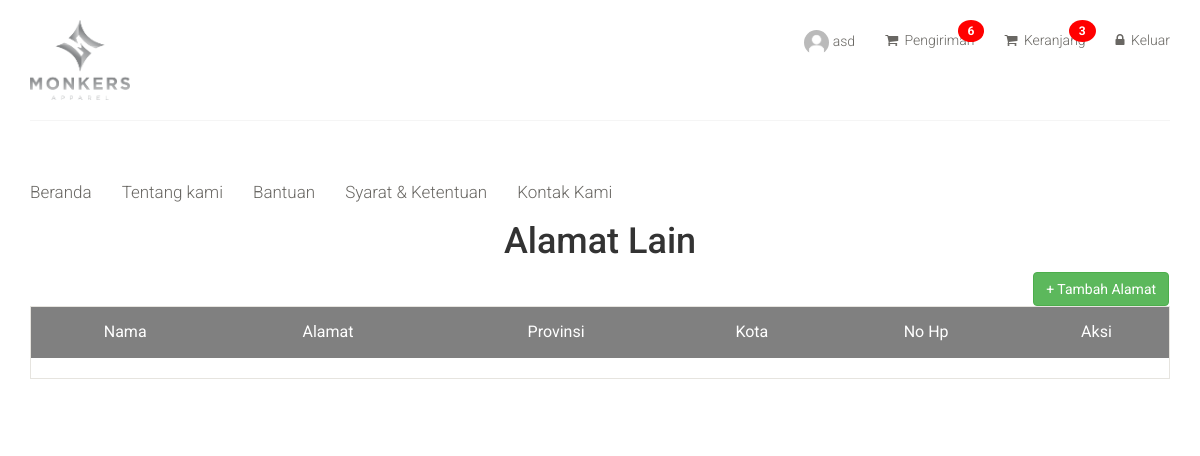
/monkers/alamat_lain.php (signed in), run on an earlier commit of the app's database.
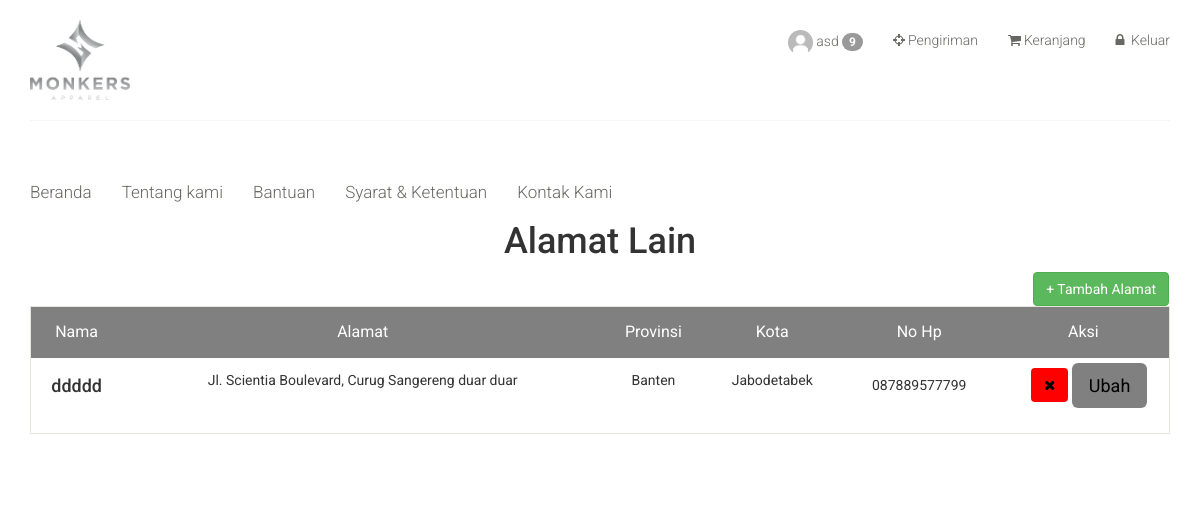
And on a later commit of the database.
### tables this page shows
CREATE TABLE `tbl_customer` (
  `cust_id` int(11) NOT NULL,
  `cust_name` varchar(30) NOT NULL,
  `cust_birth` date NOT NULL,
  `cust_address` varchar(255) NOT NULL,
  `cust_province` varchar(255) NOT NULL,
  `cust_city` varchar(255) NOT NULL,
  `cust_email` varchar(30) NOT NULL,
  `cust_pass` varchar(50) NOT NULL,
  `cust_phone` varchar(20) NOT NULL,
  `cust_total_order` int(11) NOT NULL,
  `cust_total_price` int(11) NOT NULL,
  `cust_img` varchar(255) NOT NULL,
  `create_date` date NOT NULL DEFAULT current_timestamp()
);

CREATE TABLE `tbl_address` (
  `address_id` int(11) NOT NULL,
  `cust_id` int(11) NOT NULL,
  `cust_name` varchar(255) NOT NULL,
  `cust_address` varchar(255) NOT NULL,
  `cust_province` varchar(255) NOT NULL,
  `cust_city` varchar(255) NOT NULL,
  `cust_email` varchar(255) NOT NULL,
  `cust_phone` varchar(255) NOT NULL,
  `create_date` date NOT NULL,
  `status` varchar(255) NOT NULL
);

### model/User.php (called while the page is built, shortened)
<?php
function getDataUser($cust_id)
{
   require('../connect/conn.php');
   $sql = "SELECT * from tbl_customer where cust_id = '" . $cust_id . "' ";
   $item = mysqli_query($conn, $sql);
   $data = mysqli_fetch_assoc($item);
   return $data;
}
function getDataAlamat($cust_id)
{
   require('../connect/conn.php');
   $sql = "SELECT * from tbl_address where cust_id = '" . $cust_id . "' AND status = 'ACTIVE' ";
   $item = mysqli_query($conn, $sql);
   return $item;
}
function getProsesCount($cust_id)
{
   require('../connect/conn.php');
   $sql = "SELECT count(proses_id) as juml from tbl_proses where cust_id = " . $cust_id . " AND status != 'Selesai' ";
   $item = mysqli_query($conn, $sql);
   $data = mysqli_fetch_assoc($item);
   return $data;
}
function getcartCount($cust_id)
{
   require('../connect/conn.php');
   $sql = "SELECT count(cart_id) as juml from tbl_cart where cust_id = " . $cust_id . " ";
   $item = mysqli_query($conn, $sql);
   $data = mysqli_fetch_assoc($item);
   return $data;
}
function getcheckCount($cust_id)
{
   require('../connect/conn.php');
   $sql = "SELECT count(check_id) as juml from tbl_checkout where cust_id = " . $cust_id . " ";
   $item = mysqli_query($conn, $sql);
   $data = mysqli_fetch_assoc($item);
   return $data;
}
function custLogin($id_user)
{
   require('../connect/conn.php');
   $sql = "SELECT * from tbl_customer where cust_id = '" . $id_user . "' ";
   $result = mysqli_query($conn, $sql);
   $data = mysqli_fetch_assoc($result);
   return $data;
}
?>

### monkers/alamat_lain.php (the view, shortened to what the changed rows need)
<?php
require('../model/User.php');
$dataprofile = getDataUser($_SESSION['cust_id']);
if (isset($_SESSION['cust_id'])) {
	$data_cart = getcartCount($_SESSION['cust_id']);
	$data_check = getcheckCount($_SESSION['cust_id']);
	$proses_count = getProsesCount($_SESSION['cust_id']);
} else {
	$data_cart['juml'] = 0;
	$data_check['juml'] = 0;
	$proses_count['juml'] = 0;
}
$data_alamat = getDataAlamat($_SESSION['cust_id']);
?>
<!DOCTYPE html>
<html lang="en">
<head>
	<link href="css/bootstrap.min.css" rel="stylesheet">
	<link href="css/font-awesome.min.css" rel="stylesheet">
	<link href="css/prettyPhoto.css" rel="stylesheet">
	<link href="css/price-range.css" rel="stylesheet">
	<link href="css/animate.css" rel="stylesheet">
	<link href="css/main.css" rel="stylesheet">
	<link href="css/responsive.css" rel="stylesheet">
</head>
<body>
	<header id="header">
		<div class="header-middle">
			<div class="container">
				<div class="row">
					<div class="col-sm-8">
						<div class="shop-menu pull-right">
							<ul class="nav navbar-nav">
								<?php
								if (!isset($_SESSION['cust_id'])) {
								?>
									<li><a href="../monkers/login.php"><i class="fa fa-user"></i> Akun</a></li>
								<?php
								} else {
									$data = custLogin($_SESSION['cust_id']);
								?>
									<?php if ($proses_count['juml'] != 0) { ?>
										<li><a href="../monkers/profile.php"><img src="images/Profile/<?php echo $dataprofile['cust_img'] ?>" style=" width:25px;height: 25px; border-radius: 50%;" />
												<span><?php echo $data['cust_name']; ?></span>
												<span class="badge"><?php echo $proses_count['juml']; ?></span>
											</a>
										</li>
									<?php } else { ?>
										<li><a href="../monkers/profile.php"><img src="images/Profile/<?php echo $dataprofile['cust_img'] ?>" style=" width:25px;height: 25px; border-radius: 50%;" /> <?php echo $data['cust_name']; ?></a></li>
									<?php } ?>
								<?php
								}
								?>
								<?php if ($data_check['juml'] != 0) { ?>
									<li><a href="checkout.php" class="notification"><i class="fa fa-shopping-cart"></i>
											<span>Pengiriman</span>
											<span class="badge"><?php echo $data_check['juml']; ?></span>
										</a>
									</li>
								<?php } else { ?>
									<li><a href="checkout.php" class="notification"><i class="fa fa-crosshairs"></i>Pengiriman</a></li>
								<?php } ?>
								<?php if ($data_cart['juml'] != 0) { ?>
									<li><a href="cart.php" class="notification"><i class="fa fa-shopping-cart"></i>
											<span>Keranjang</span>
											<span class="badge"><?php echo $data_cart['juml']; ?></span>
										</a>
									</li>
								<?php } else { ?>
									<li><a href="cart.php" class="notification"><i class="fa fa-shopping-cart"></i>Keranjang</a></li>
								<?php } ?>
							</ul>
						</div>
					</div>
				</div>
			</div>
		</div>
	</header>
	<section id="cart_items">
		<div class="container">
			<br>
			<div>
				<h1 style="text-align:center">Alamat Lain</h1>
			</div>
			<div class="table-responsive cart_info">
				<table class="table table-condensed">
					<thead>
						<tr style="background-color:grey;" class="cart_menu">
							<td style="text-align: center">Nama</td>
							<td style="text-align: center">Alamat</td>
							<td style="text-align: center">Provinsi</td>
							<td style="text-align: center">Kota</td>
							<td style="text-align: center">No Hp</td>
							<td style="text-align: center">Aksi</td>
						</tr>
					</thead>
					<tbody>
						<?php $i = 0;
						while ($alamat = mysqli_fetch_assoc($data_alamat)) {;
						?>
							<tr>
								<td style="text-align: center">
									<h4><?php echo $alamat['cust_name'] ?></h4>
								</td>
								<td style="text-align: center">
									<p><?php echo $alamat['cust_address'] ?></p>
								</td>
								<td style="text-align: center">
									<p><?php echo $alamat['cust_province'] ?></p>
								</td>
								<td style="text-align: center">
									<p><?php echo $alamat['cust_city'] ?></p>
								</td>
								<td style="text-align: center">
									<div>
										<?php echo $alamat['cust_phone'] ?>
									</div>
								</td>
								<td class="cart_delete" style="text-align: center">
									<form action="../model/User.php" method="post">
										<button style="background-color:red;" type="submit" name="deletealamat" class="btn cart_quantity_delete"><i class="fa fa-times"></i></button>
										<button style="background-color:grey;" type="button" class="btn btn-lg" data-toggle="modal" data-dismiss="modal" data-target="#update_alamat<?php echo $i ?>">Ubah</button>
									</form>
								</td>
							</tr>
						<?php $i += 1;
						} ?>
					</tbody>
				</table>
			</div>
		</div>
	</section>
</body>
</html>

What changed in the data, as far as the page shows it:
added tbl_address: cust_name "ddddd", cust_address "Jl. Scientia Boulevard, Curug Sangereng duar duar", cust_province "Banten", cust_city "Jabodetabek", cust_phone "087889577799"
Also different on the page:
$proses_count['juml']: (not shown) → "9"
$data_check['juml']: "6" → (not shown)
$data_cart['juml']: "3" → (not shown)
